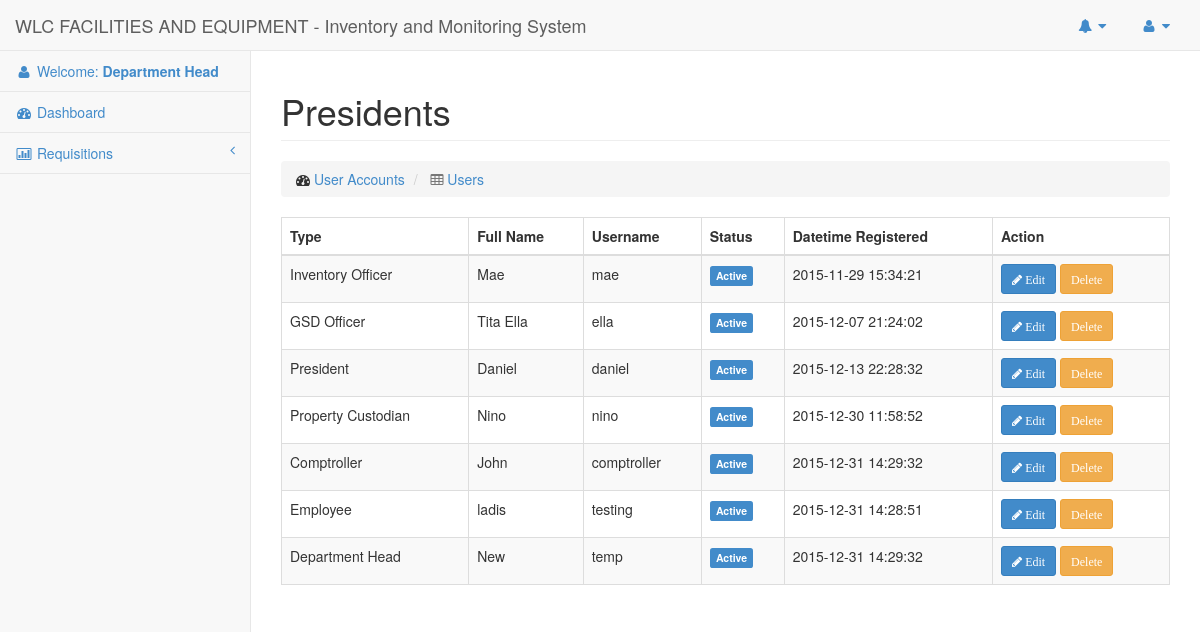
The app's page /Pages/Users/list.php (signed in) with its own data.
### tables this page shows
CREATE TABLE `users` (
  `id` int(50) NOT NULL AUTO_INCREMENT,
  `email` varchar(100) NOT NULL,
  `password` varchar(100) NOT NULL,
  `lastname` varchar(100) NOT NULL,
  `firstname` varchar(100) NOT NULL,
  `middlename` varchar(50) NOT NULL,
  `status` enum('Active','Inactive','Deleted') NOT NULL,
  `type` varchar(30) NOT NULL,
  `datetime_added` datetime NOT NULL,
  `datetime_updated` varchar(45) NOT NULL,
  `datetime_deleted` varchar(45) NOT NULL,
  `department_id` int(11) NOT NULL,
  PRIMARY KEY (`id`),
  UNIQUE KEY `user_id` (`id`),
  UNIQUE KEY `user_id_2` (`id`),
  UNIQUE KEY `user_id_3` (`id`)
);

### Core/Template.php (called while the page is built)
<?php
Class Template
{
	public static function header()
	{
		include $_SERVER['DOCUMENT_ROOT'].'/Pages/Includes/header.php';
	}
	public static function footer($scripts = false)
	{
		include $_SERVER['DOCUMENT_ROOT'].'/Pages/Includes/footer.php';
	}
}

### Config/DbConnection.php (called while the page is built, shortened)
<?php
Class DbConnection{
	private static $_instance;
	public static function connect() {
		if(!self::$_instance) {
			self::$_instance = new self();
		}
		return self::$_instance;
	}
	private function __construct() {
		$this->_connection = new mysqli(Constant::DB_HOST, Constant::DB_USER,
			Constant::DB_PASS, Constant::DB_NAME);
	}
	public function getConnection() {
		return $this->_connection;
	}
}

### Core/Login.php (called while the page is built, shortened)
<?php
Class Login {
	public static function getUserLoggedInId()
	{
		return $_SESSION['id'];
	}
}

### Repositories/Notification.php (called while the page is built, shortened)
<?php
class Notification extends Base
{
	public function getAllByRecepient($recepientId)
	{
		$sql = "
			SELECT
				`notifications`.`id` as notification_id,
				`notifications`.`msg` as notification_msg,
				`notifications`.`datetime_sent` as notification_datetime_sent,
				`users`.`firstname` as user_firstname,
				`users`.`lastname` as user_lastname
			FROM
				`notifications`
			JOIN
				`users`
			ON
				`users`.`id` = `notifications`.`sender_id`
			WHERE
				`notifications`.`recepient_id` = $recepientId
			AND
				`notifications`.`viewed` = '".Constant::NOTIFICATION_NOT_VIEWED."'
		";
		return $this->raw($sql);
	}
}

### Repositories/Base.php (called while the page is built, shortened)
<?php
Class Base {
	public $connection = '';
	public function __construct()
	{
		$this->connection = DbConnection::connect()->getConnection();
	}
	public function getAll($columns = null, $where = null)
	{
		$sql = '';
		if ($columns) {
			$sql = 'SELECT '.implode(',', $columns).' FROM '.$this->table;
		} else {
			$sql = 'SELECT * FROM '.$this->table;
		}
		$data = $this->connection->query($sql);
		return $data;
	}
	public function raw($sql)
	{
		return $this->connection->query($sql);
	}
}
?>

### Core/Link.php (called while the page is built)
<?php
Class Link
{
	public static function createUrl($url)
	{
		return 'http://'.$_SERVER['HTTP_HOST'].'/'.$url;
	}
}

### Core/LoggedInUser.php (called while the page is built, shortened)
<?php
Class LoggedInUser
{
	public static function type()
	{
		return isset($_SESSION['type']) ? $_SESSION['type'] : null;
	}
}

### Pages/Users/list.php (the view, shortened to what this page needs)
<?php
$userObj = new User();
?>
<?php Template::header(); ?>
  <div class="row">
      <div class="col-lg-12">
          <h1 class="page-header">Presidents</h1>
          <ol class="breadcrumb">
              <li>
                  <i class="fa fa-dashboard"></i>  <a href="#">User Accounts</a>
              </li>
              <li class='active'>
                  <i class="fa fa-table"></i>  <a href="#">Users</a>
              </li>
          </ol>
      </div>
  </div>
  <div class="row">
    <div class="col-md-12">
      <div class="table-responsive">
        <?php
            $result = $userObj->getAll([
                'email',
                'firstname',
                'middlename',
                'lastname',
                'status',
                'datetime_added',
                'type'
              ], []);
        ?>
        <table class="table table-striped table-hover table-bordered">
          <thead>
              <tr id='th'>
                <th> Type </th>
                <th> Full Name </th>
                <th> Username </th>
                <th> Status </th>
                <th> Datetime Registered </th>
                <th> Action </th>
              </tr>
          </thead>
          <tbody>
            <?php if ($result && 0 != $result->num_rows) { ?>
                <?php  while ($user = $result->fetch_assoc()) { ?>
                  <tr>
                    <td><?php echo $user['type']; ?></td>
                    <td><?php echo $user['firstname']; ?></td>
                    <td><?php echo $user['email']; ?></td>
                    <td><?php echo UserUtility::formatStatus($user['status']); ?></td>
                    <td><?php echo $user['datetime_added']; ?></td>
                    <td>
                        <a href="#" class='btn btn-sm btn-primary'>
                          <i class='fa fa-pencil'> Edit</i>
                        </a>
                        <a href="#" class='btn btn-sm btn-warning'>
                          <i class='fa fa-delete'>Delete</i>
                        </a>
                    </td>
                  </tr>
                <?php } ?>
            <?php } ?>
          </tbody>
        </table>
      </div>
    </div>
  </div>
<?php Template::footer(); ?>

### Pages/Includes/header.php (shortened to what this page needs)
<!DOCTYPE html>
<html lang="en">
<head>
    <?php
        Assets::renderCss([
            'bootstrap.min.css',
            'metisMenu.min.css',
            'timeline.css',
            'sb-admin-2.css',
            'morris.css',
            'font-awesome.min.css'
        ]);
    ?>
</head>
<body>
    <div id="wrapper">
        <nav class="navbar navbar-default navbar-static-top" role="navigation" style="margin-bottom: 0">
            <div class="navbar-header">
                <a class="navbar-brand" href="index.html">WLC FACILITIES AND EQUIPMENT - Inventory and Monitoring System</a>
            </div>
            <ul class="nav navbar-top-links navbar-right">
                <?php
                    $notificationObj = new Notification();
                    $notification = $notificationObj->getAllByRecepient(Login::getUserLoggedInId());
                ?>
                <li class="dropdown" <?php echo ($notification) ? "id='view_notif'" :'' ?>>
                    <a class="dropdown-toggle" data-toggle="dropdown" href="#">
                        <i class="fa fa-bell fa-fw"></i>  <i class="fa fa-caret-down"></i>
                    </a>
                </li>
                <li class="dropdown">
                    <a class="dropdown-toggle" data-toggle="dropdown" href="#">
                        <i class="fa fa-user fa-fw"></i>  <i class="fa fa-caret-down"></i>
                    </a>
                </li>
            </ul>
            <div class="navbar-default sidebar" role="navigation">
                <div class="sidebar-nav navbar-collapse">
                    <ul class="nav" id="side-menu">
                        <li>
                            <a href="javascript:void(0)"><i class="fa fa-user fa-fw"></i> Welcome: <b><?php echo $_SESSION['type']; ?></b></a>
                        </li>
                        <li>
                            <a href="<?php echo Link::createUrl('Pages/home.php'); ?>"><i class="fa fa-dashboard fa-fw"></i> Dashboard</a>
                        </li>
                        <?php if (LoggedInUser::type() == Constant::USER_DEPARTMENT_HEAD) { ?>
                            <li>
                                <a href="#"><i class="fa fa-bar-chart-o fa-fw"></i> Requisitions<span class="fa arrow"></span></a>
                            </li>
                        <?php } ?>
                    </ul>
                </div>
            </div>
        </nav>
        <div id="page-wrapper">

### Core/Assets.php (shortened to what this page needs)
<?php
Class Assets
{
	public static function renderCss($filenames)
	{
		foreach ($filenames as $filename) {
			$filename = 'http://'.$_SERVER['HTTP_HOST'].'/css/'.$filename;
			echo "<link rel='stylesheet' href=$filename />";
		}
	}
}

### Utilities/UserUtility.php (shortened to what this page needs)
<?php
class UserUtility
{
	public static function formatStatus($status)
	{
		if ($status == Constant::USER_ACTIVE) {
			return '<label class="label label-primary">Active</label>';
		} else if ($status == Constant::USER_DELETED) {
			return '<label class="label label-danger">Deleted</label>';
		}
	}
}

### Pages/Includes/footer.php (shortened to what this page needs)
</div>
    </div>
</body>
</html>

### css/sb-admin-2.css (style rules this page uses)
body { background-color: #f8f8f8; }
#wrapper { width: 100%; }
#page-wrapper { padding: 0 15px; min-height: 568px; background-color: #fff; }
@media (min-width:768px) { #page-wrapper { position: inherit; margin: 0 0 0 250px; padding: 0 30px; border-left: 1px solid #e7e7e7; } }
.navbar-top-links { margin-right: 0; }
.navbar-top-links li { display: inline-block; }
.navbar-top-links li:last-child { margin-right: 15px; }
.navbar-top-links li a { padding: 15px; min-height: 50px; }
.sidebar .sidebar-nav.navbar-collapse { padding-right: 0; padding-left: 0; }
.sidebar ul li { border-bottom: 1px solid #e7e7e7; }
.sidebar .arrow { float: right; }
.sidebar .fa.arrow:before { content: "\f104"; }
@media (min-width:768px) { .sidebar { z-index: 1; position: absolute; width: 250px; margin-top: 51px; } }

### records on screen
users: type "Inventory Officer", firstname "Mae", email "mae", status "Active", datetime_added "2015-11-29 15:34:21"
users: type "GSD Officer", firstname "Tita Ella", email "ella", status "Active", datetime_added "2015-12-07 21:24:02"
users: type "President", firstname "Daniel", email "daniel", status "Active", datetime_added "2015-12-13 22:28:32"
users: type "Property Custodian", firstname "Nino", email "nino", status "Active", datetime_added "2015-12-30 11:58:52"
users: type "Comptroller", firstname "John", email "comptroller", status "Active", datetime_added "2015-12-31 14:29:32"
users: type "Employee", firstname "ladis", email "testing", status "Active", datetime_added "2015-12-31 14:28:51"
users: type "Department Head", firstname "New", email "temp", status "Active", datetime_added "2015-12-31 14:29:32"

### other values on screen
$_SESSION['type'] "Department Head"
